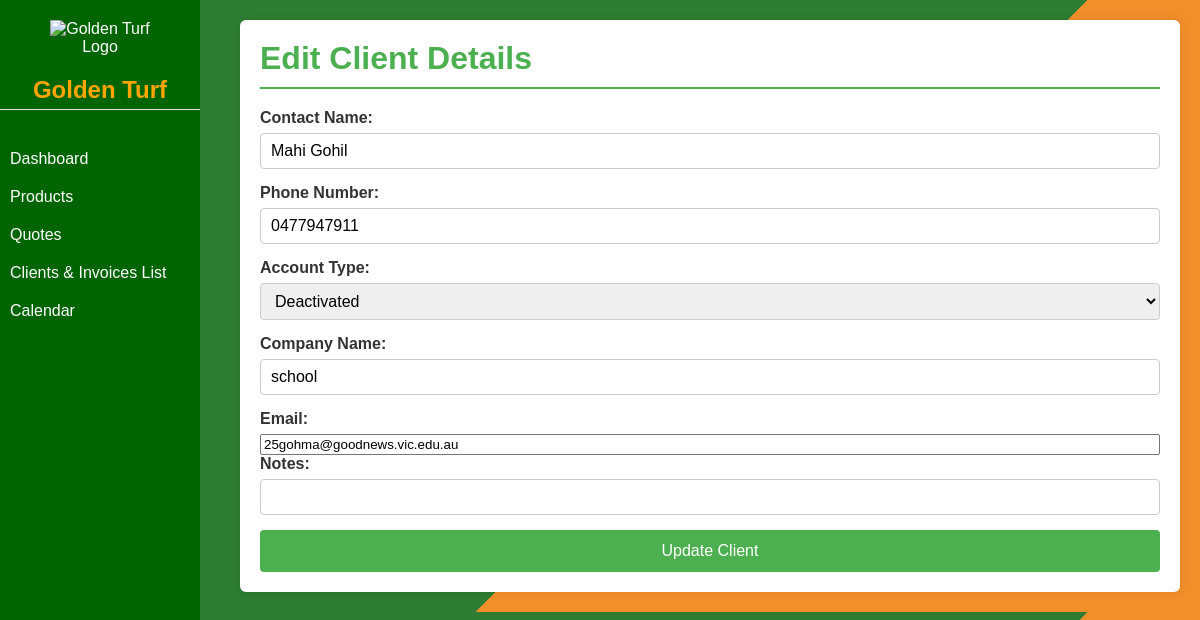
The app's page /clients/edit/1 (signed in), older data.
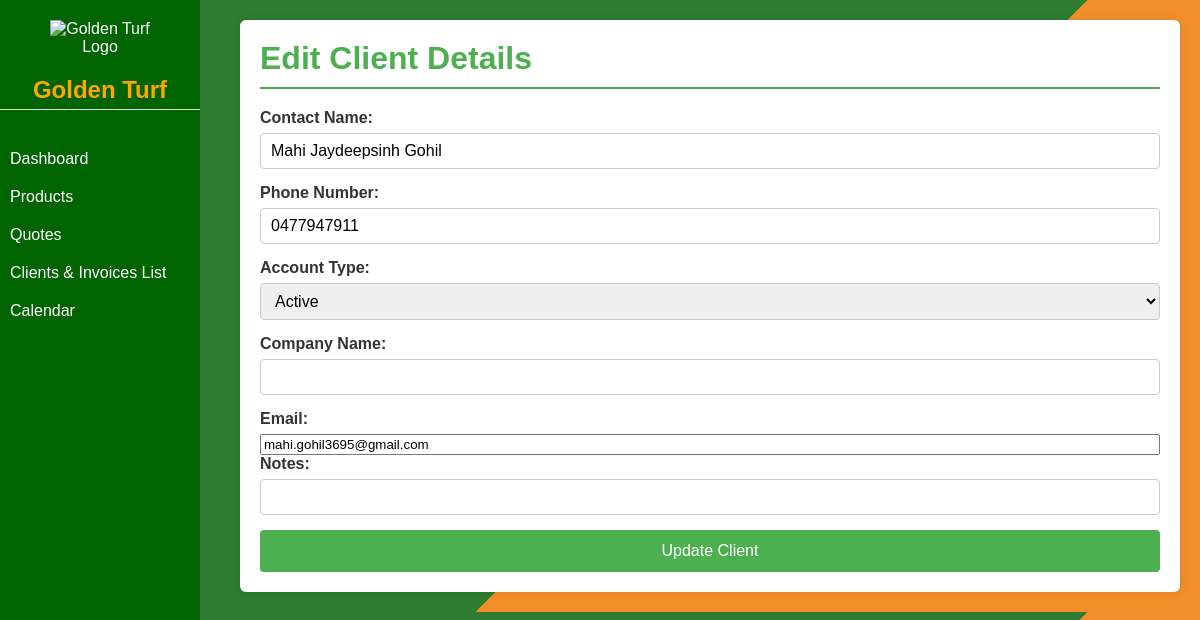
The same page, newer data.
### tables this page shows
CREATE TABLE clients (
                id INTEGER PRIMARY KEY AUTOINCREMENT,
                client_name TEXT NOT NULL,
                email TEXT,
                phone TEXT,
                account_type TEXT,
                company_name TEXT,
                actions TEXT,
                created_date TEXT, owner_id INTEGER,
                UNIQUE(client_name)
            );

### app.py (the view, shortened to what this page needs)
@app.route('/clients/edit/<int:client_id>', methods=['GET', 'POST'])
def edit_client(client_id):
    if 'user_name' not in session:
        return redirect(url_for('login'))
    conn = sqlite3.connect('users.db')
    c = conn.cursor()
    c.execute('SELECT id, client_name, phone, account_type, company_name, email, actions FROM clients WHERE id = ?', (client_id,))
    client = c.fetchone()
    conn.close()
    if not client:
        return render_template('edit_client.html', error="Client not found.")
    return render_template('edit_client.html', client=client)

### templates/edit_client.html (shortened to what this page needs)
<!DOCTYPE html>
<html lang="en">
<head>
    <link rel="stylesheet" href="{{ url_for('static', filename='dashboard.css') }}" />
    <link rel="stylesheet" href="{{ url_for('static', filename='invoice.css') }}" />
</head>
<body>
    <div class="sidebar" style="position: fixed; top: 0; left: 0; width: 200px; height: 100%; background-color: #006400; color: white;">
        <div style="width:100%;text-align:center;margin-bottom:20px;">
            <img src="/static/golden_turf_logo.png" alt="Golden Turf Logo" style="width:100px;display:block;margin:0 auto;">
        </div>
        <h2 style="color: orange;">Golden Turf</h2>
        <nav class="navbar">
            <a href="/dashboard" style="color: white; font-size: 16px; text-decoration: none; display: block; padding: 10px;">Dashboard</a>
            <div class="nav-dropdown">
                <a href="#" class="dropbtn" style="color: white; font-size: 16px; text-decoration: none; display: block; padding: 10px;">Products</a>
            </div>
            <a href="{{ url_for('quotes') }}" style="color: white; font-size: 16px; text-decoration: none; display: block; padding: 10px;">Quotes</a>
            <a href="{{ url_for('payments') }}" style="color: white; font-size: 16px; text-decoration: none; display: block; padding: 10px;">Clients &amp; Invoices List</a>
            <a href="{{ url_for('calendar') }}" style="color: white; font-size: 16px; text-decoration: none; display: block; padding: 10px;">Calendar</a>
        </nav>
    </div>
    <div class="container" style="margin-left: 220px; padding: 20px;">
        <header>
            <h1>Edit Client Details</h1>
        </header>
        <form method="POST" action="{{ url_for('edit_client', client_id=client[0]) }}">
            <label for="contact_name">Contact Name:</label>
            <input type="text" id="contact_name" name="contact_name" value="{{ client[1] }}" required />
            <label for="phone_number">Phone Number:</label>
            <input type="text" id="phone_number" name="phone_number" value="{{ client[2] or '' }}" />
            <label for="account_type">Account Type:</label>
            <select id="account_type" name="account_type" required>
                <option value="Active" {% if client[3] == 'Active' %}selected{% endif %}>Active</option>
                <option value="Deactivated" {% if client[3] == 'Deactivated' %}selected{% endif %}>Deactivated</option>
            </select>
            <label for="company_name">Company Name:</label>
            <input type="text" id="company_name" name="company_name" value="{{ client[4] or '' }}" />
            <label for="email">Email:</label>
            <input type="email" id="email" name="email" value="{{ client[5] or '' }}" required />
            <label for="actions">Notes:</label>
            <input type="text" id="actions" name="actions" value="{{ client[6] or '' }}" />
            <button type="submit">Update Client</button>
        </form>
    </div>
</body>
</html>

Row changes from the older to the newer data that the page shows:
changed clients: contact_name "Mahi Gohil" → "Mahi Jaydeepsinh Gohil"; account_type "Deactivated" → "Active"; email "25gohma@goodnews.vic.edu.au" → "mahi.gohil3695@gmail.com"; company_name "school" → (not shown)
